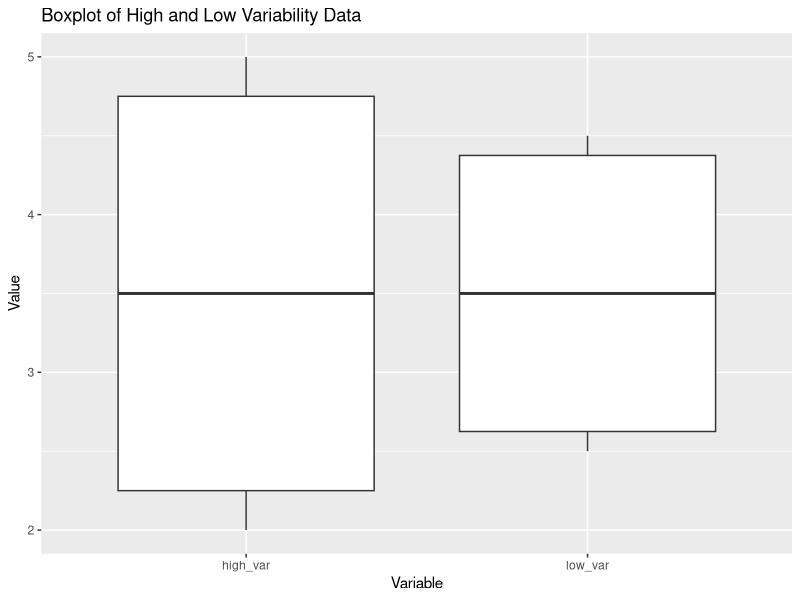
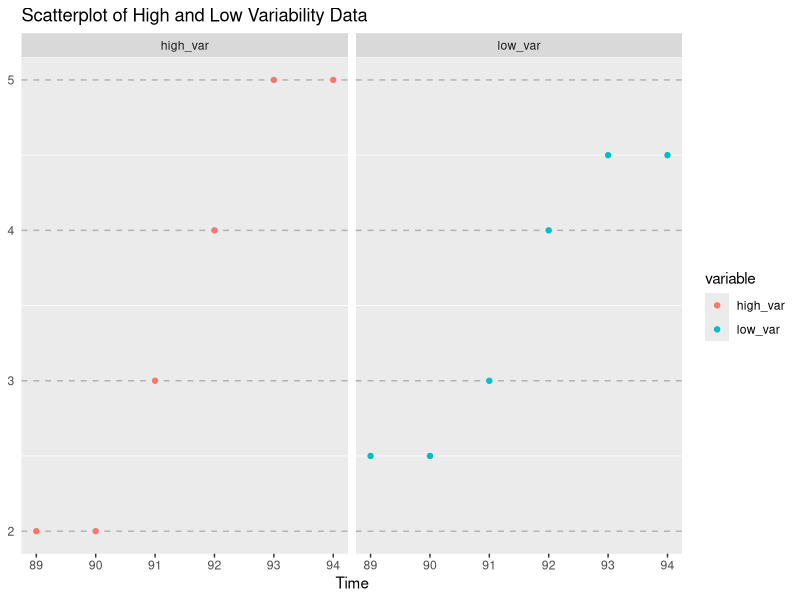
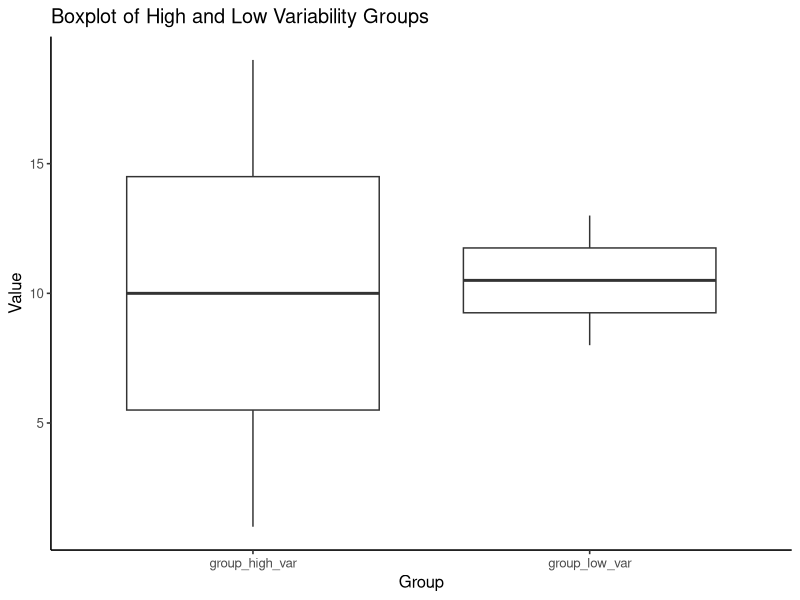
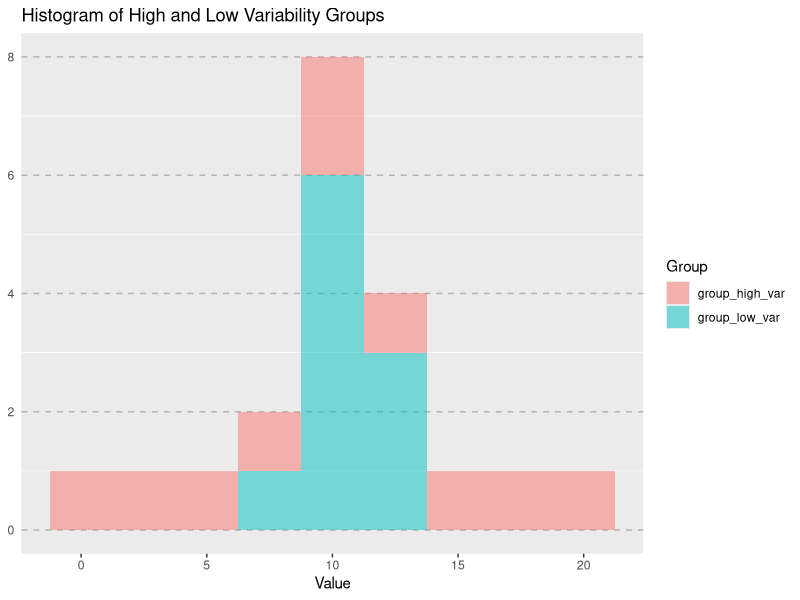
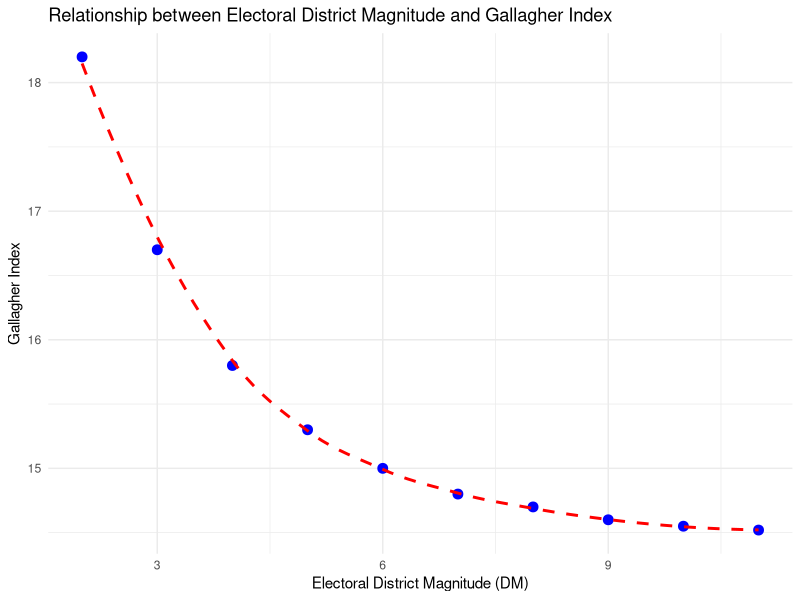
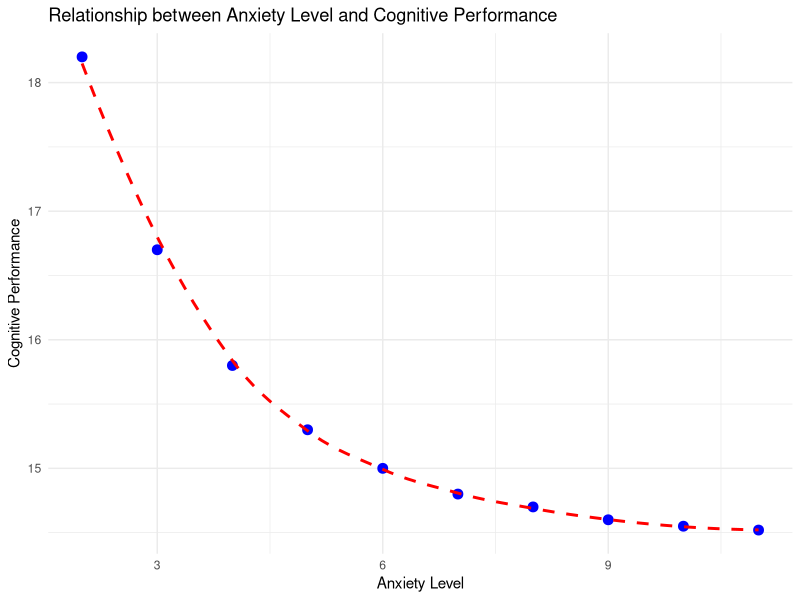
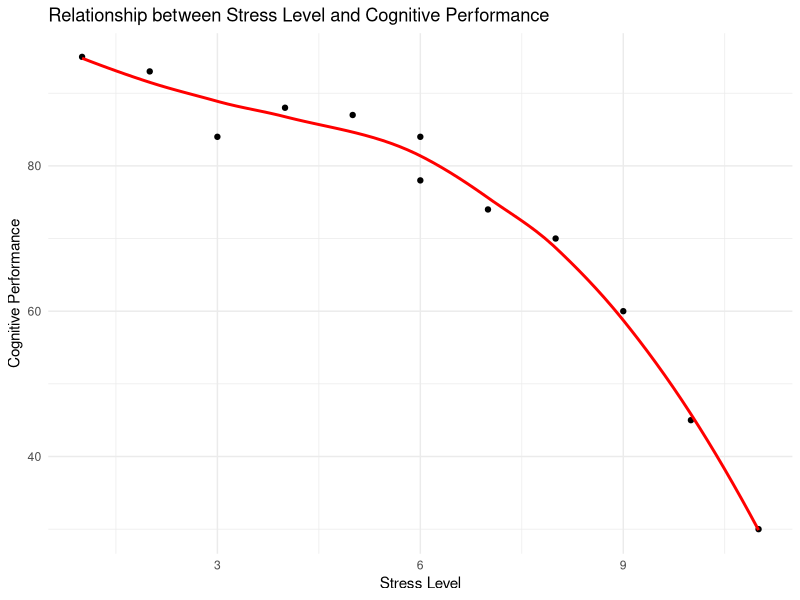
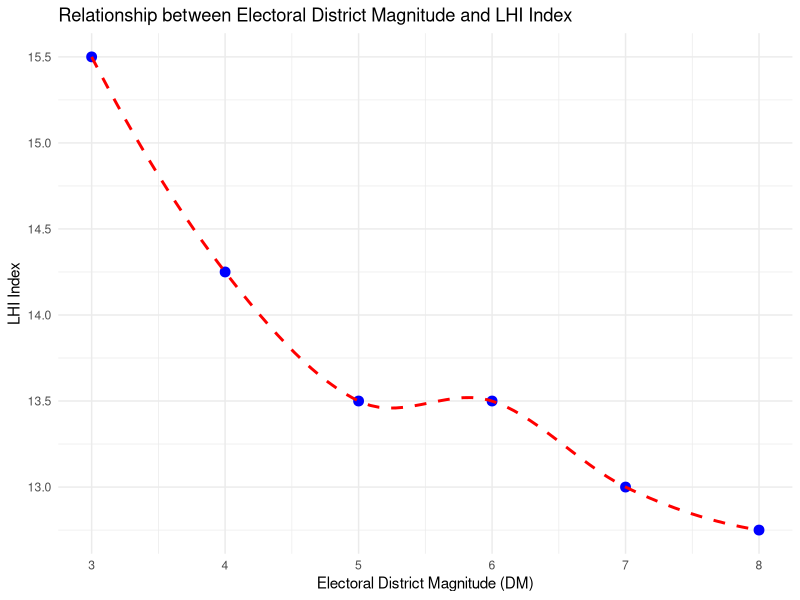

Write R code to recreate these figures, in order.
## ---- chunk 1
knitr::opts_chunk$set(echo = TRUE, warning = FALSE, message = FALSE)
library(tidyverse)
library(ggpubr)
## ---- chunk 2
high_var <- c(2, 2, 3, 4, 5, 5)
low_var <- c(2.5, 2.5, 3, 4, 4.5, 4.5)

sd_high_var <- sd(high_var)
sd_low_var <- sd(low_var)

cat("Standard Deviation (High Variability):", round(sd_high_var, 2), "\n")
cat("Standard Deviation (Low Variability):", round(sd_low_var, 2), "\n")

cat("Variance (High Variability):", round(var(high_var), 2), "\n")
cat("Variance (Low Variability):", round(var(low_var), 2), "\n")
## ---- chunk 3
data_sd <- data.frame(time = c(89:94), high_var = high_var, low_var = low_var)

data_long_sd <- data_sd %>%
  pivot_longer(cols = c(high_var, low_var),
               names_to = "variable",
               values_to = "value")

ggplot(data = data_long_sd, aes(x = variable, y = value)) + 
  geom_boxplot() +
  labs(title = "Boxplot of High and Low Variability Data",
       x = "Variable", y = "Value")

ggplot(data = data_long_sd, aes(x = time, y = value, color = variable)) + 
  geom_point() + 
  facet_wrap(vars(variable)) + 
  theme_cleveland() +
  labs(title = "Scatterplot of High and Low Variability Data",
       x = "Time", y = "Value")
## ---- chunk 4
group_high_var <- c(85, 90, 95, 100, 105, 110, 115, 120, 125, 130)
group_low_var <- c(96, 97, 98, 99, 100, 101, 102, 103, 104, 105)

sd_high_var <- sd(group_high_var)
sd_low_var <- sd(group_low_var)

cat("Standard Deviation (High Variability):", round(sd_high_var, 2), "\n")
cat("Standard Deviation (Low Variability):", round(sd_low_var, 2), "\n")
## ---- chunk 5
group_high_var <- c(1, 3, 5, 7, 9, 11, 13, 15, 17, 19)
group_low_var <- c(8, 9, 9, 10, 10, 11, 11, 12, 12, 13)

sd_high_var <- sd(group_high_var)
sd_low_var <- sd(group_low_var)

cat("Standard Deviation (High Variability):", round(sd_high_var, 2), "\n")
cat("Standard Deviation (Low Variability):", round(sd_low_var, 2), "\n")
## ---- chunk 6
cat("High Variability Group:\n")
cat("25th percentile:", quantile(group_high_var, 0.25), "\n")
cat("Median:", median(group_high_var), "\n")
cat("75th percentile:", quantile(group_high_var, 0.75), "\n")

cat("\nLow Variability Group:\n")
cat("25th percentile:", quantile(group_low_var, 0.25), "\n")
cat("Median:", median(group_low_var), "\n")
cat("75th percentile:", quantile(group_low_var, 0.75), "\n")
## ---- chunk 7
data_sd_dm <- data.frame(
  group_high_var = group_high_var,
  group_low_var = group_low_var
)

data_long_dm_sd <- data_sd_dm %>%
  pivot_longer(cols = everything(),
               names_to = "variable",
               values_to = "value")

ggplot(data = data_long_dm_sd) + 
  geom_boxplot(aes(y = value, x = variable)) + 
  theme_classic2() +
  labs(title = "Boxplot of High and Low Variability Groups",
       x = "Group", y = "Value")

ggplot(data = data_long_dm_sd, aes(x = value, fill = factor(variable))) + 
  geom_histogram(alpha = 0.5, binwidth = 2.5) + 
  theme_cleveland() + 
  labs(title = "Histogram of High and Low Variability Groups",
       x = "Value", y = "Count", fill = "Group")
## ---- chunk 8
iqgroup_A = c(100, 120, 80, 140, 70, 100, 90, 150)
iqgroup_B = c(85, 90, 95, 100, 105, 110, 115, 120)

cat("Variance of Group A:", round(var(iqgroup_A), 2), "\n")
cat("Variance of Group B:", round(var(iqgroup_B), 2), "\n")

cat("Standard Deviation of Group A:", round(sd(iqgroup_A), 2), "\n")
cat("Standard Deviation of Group B:", round(sd(iqgroup_B), 2), "\n")
## ---- chunk 9
DM <- c(2, 3, 4, 5, 6, 7, 8, 9, 10, 11)
Gallagher <- c(18.2, 16.7, 15.8, 15.3, 15.0, 14.8, 14.7, 14.6, 14.55, 14.52)

cat("Covariance:", round(cov(DM, Gallagher), 2), "\n")
cat("Pearson Correlation:", round(cor(DM, Gallagher, method = "pearson"), 2), "\n")
cat("Spearman Correlation:", round(cor(DM, Gallagher, method = "spearman"), 2), "\n")

data <- data.frame(DM = DM, Gallagher = Gallagher)

ggplot(data, aes(x = DM, y = Gallagher)) +
  geom_point(size = 3, color = "blue") +
  geom_smooth(method = "loess", se = FALSE, color = "red", linetype = "dashed") +
  labs(x = "Electoral District Magnitude (DM)", y = "Gallagher Index",
       title = "Relationship between Electoral District Magnitude and Gallagher Index") +
  theme_minimal()
## ---- chunk 10
AL <- c(2, 3, 4, 5, 6, 7, 8, 9, 10, 11)
CP <- c(18.2, 16.7, 15.8, 15.3, 15.0, 14.8, 14.7, 14.6, 14.55, 14.52)

cat("Mean Cognitive Performance:", round(mean(CP), 2), "\n")
cat("Variance of Cognitive Performance:", round(var(CP), 2), "\n")
cat("Standard Deviation of Cognitive Performance:", round(sd(CP), 2), "\n")

cat("Covariance:", round(cov(AL, CP), 2), "\n")
cat("Pearson Correlation:", round(cor(AL, CP, method = "pearson"), 2), "\n")
cat("Spearman Correlation:", round(cor(AL, CP, method = "spearman"), 2), "\n")

data_alcp <- data.frame(AL = AL, CP = CP)

ggplot(data_alcp, aes(x = AL, y = CP)) +
  geom_point(size = 3, color = "blue") +
  geom_smooth(method = "loess", se = FALSE, color = "red", linetype = "dashed") +
  labs(x = "Anxiety Level", y = "Cognitive Performance",
       title = "Relationship between Anxiety Level and Cognitive Performance") +
  theme_minimal()

model_alcp <- lm(CP ~ AL, data = data_alcp)
summary(model_alcp)

lin_log_model_alcp <- lm(CP ~ log(AL), data = data_alcp)
summary(lin_log_model_alcp)
## ---- chunk 11
data <- data.frame(
  stress_level = c(1, 2, 3, 4, 5, 6, 6, 7, 8, 9, 10, 11),
  cognitive_performance = c(95, 93, 84, 88, 87, 84, 78, 74, 70, 60, 45, 30)
)

ggplot(data, aes(x = stress_level, y = cognitive_performance)) +
  geom_point() +
  geom_smooth(method = "loess", se = FALSE, color = "red") +
  labs(x = "Stress Level", y = "Cognitive Performance",
       title = "Relationship between Stress Level and Cognitive Performance") +
  theme_minimal()

cat("Pearson Correlation:", round(cor(data$stress_level, data$cognitive_performance, method = "pearson"), 2), "\n")
cat("Spearman Correlation:", round(cor(data$stress_level, data$cognitive_performance, method = "spearman"), 2), "\n")
cat("Kendall's Tau:", round(cor(data$stress_level, data$cognitive_performance, method = "kendall"), 2), "\n")
## ---- chunk 12
DM <- c(3, 4, 5, 6, 7, 8)
LHI <- c(15.5, 14.25, 13.5, 13.5, 13, 12.75)


cat("Covariance:", round(cov(DM, LHI), 2), "\n")
cat("Pearson Correlation:", round(cor(DM, LHI, method = "pearson"), 2), "\n")
cat("Spearman Correlation:", round(cor(DM, LHI, method = "spearman"), 2), "\n")

data <- data.frame(DM = DM, LHI = LHI)

ggplot(data, aes(x = DM, y = LHI)) +
  geom_point(size = 3, color = "blue") +
  geom_smooth(method = "loess", se = FALSE, color = "red", linetype = "dashed") +
  labs(x = "Electoral District Magnitude (DM)", y = "LHI Index",
       title = "Relationship between Electoral District Magnitude and LHI Index") +
  theme_minimal()

ols1 <- lm(LHI ~ DM, data = data)
summary(ols1)
## ---- chunk 13
# Compute P(45 < X < 55) for X ~ Binomial(100, 0.5)
prob <- sum(dbinom(46:54, 100, 0.5))
cat("P(45 < X < 55) for X ~ Binomial(100, 0.5):", round(prob, 4), "\n")

# Compute P(X >= 8) for X ~ Binomial(10, 0.5)
prob <- sum(dbinom(8:10, 10, 0.5))
cat("P(X >= 8) for X ~ Binomial(10, 0.5):", round(prob, 4), "\n")
## ---- chunk 14
x1 <- c(1, 2, 3, 4, 5)
y1 <- c(2, 4, 5, 7, 8)

data <- data.frame(x1, y1)

model.1 <- lm(y1 ~ x1)
summary(model.1)
## ---- chunk 15
DM <- c(4,10,3,8,7,4,6,2,7,14)
LHI <- c(12,8,15,10,6,13,11,16,9,5)

DM <- c(4,10,3,8,7,4)
LHI <- c(12,8,15,10,6,13)

cat("Variance of DM:", round(var(DM), 2), "\n")
cat("Variance of LHI:", round(var(LHI), 2), "\n")
cat("Standard Deviation of DM:", round(sd(DM), 2), "\n")
cat("Standard Deviation of LHI:", round(sd(LHI), 2), "\n")

cat("Covariance:", round(cov(DM, LHI), 2), "\n")
cat("Pearson Correlation:", round(cor(DM, LHI, method = "pearson"), 2), "\n")
cat("Spearman Correlation:", round(cor(DM, LHI, method = "spearman"), 2), "\n")

data <- data.frame(DM = DM, LHI = LHI)

ggplot(data, aes(x = DM, y = LHI)) +
  geom_point(size = 3, color = "blue") +
  geom_smooth(method = "lm", se = FALSE, color = "red", linetype = "dashed") +
  labs(x = "District Magnitude (DM)", y = "LH Index",
       title = "Relationship between District Magnitude and LH Index") +
  theme_minimal()

model_lh <- lm(LHI ~ DM, data = data)
summary(model_lh)
## ---- chunk 16
DM <- c(5,11,4,8,7,4,6,3,7,15)
GHI <- c(12,7,15,10,6,13,11,18,9,2)

cat("Variance of DM:", round(var(DM), 2), "\n")
cat("Variance of GHI:", round(var(GHI), 2), "\n")
cat("Standard Deviation of DM:", round(sd(DM), 2), "\n")
cat("Standard Deviation of GHI:", round(sd(GHI), 2), "\n")

cat("Covariance:", round(cov(DM, GHI), 2), "\n")
cat("Pearson Correlation:", round(cor(DM, GHI, method = "pearson"), 2), "\n")
cat("Spearman Correlation:", round(cor(DM, GHI, method = "spearman"), 2), "\n")

data <- data.frame(DM = DM, GHI = GHI)

ggplot(data, aes(x = DM, y = GHI)) +
  geom_point(size = 3, color = "blue") +
  geom_smooth(method = "loess", se = FALSE, color = "red", linetype = "dashed") +
  labs(x = "District Magnitude (DM)", y = "Gallagher Index",
       title = "Relationship between District Magnitude and Gallagher Index") +
  theme_minimal()

model_gh <- lm(GHI ~ DM, data = data)
summary(model_gh)
## ---- chunk 17
group_high_var <- c(1, 3, 5, 7, 9, 11, 13, 15, 17, 19)
group_low_var <- c(8, 9, 9, 10, 10, 11, 11, 12, 12, 13)

sd_high_var <- sd(group_high_var)
sd_low_var <- sd(group_low_var)

cat("Standard Deviation (High Variability):", round(sd_high_var, 2), "\n")
cat("Standard Deviation (Low Variability):", round(sd_low_var, 2), "\n")
## ---- chunk 18
DM <- c(2, 3, 4, 5, 6, 7, 8, 9, 10, 11)
Gallagher <- c(18.2, 16.7, 15.8, 15.3, 15.0, 14.8, 14.7, 14.6, 14.55, 14.52)

cat("Variance of DM:", round(var(DM), 2), "\n")
cat("Variance of Gallagher:", round(var(Gallagher), 2), "\n")
cat("Standard Deviation of DM:", round(sd(DM), 2), "\n")
cat("Standard Deviation of Gallagher:", round(sd(Gallagher), 2), "\n")

cat("Covariance:", round(cov(DM, Gallagher), 2), "\n")
cat("Spearman Correlation:", round(cor(DM, Gallagher, method = "spearman"), 2), "\n")

data_disp <- data.frame(DM, Gallagher)

ggplot(data_disp, aes(x = DM, y = Gallagher)) +
  geom_point(size = 3, color = "blue") +
  geom_smooth(method = "loess", se = FALSE, color = "red", linetype = "dashed") +
  labs(x = "Electoral District Magnitude (DM)", y = "Gallagher Index",
       title = "Relationship between Electoral District Magnitude and Gallagher Index") +
  theme_minimal() +
  theme(
    plot.title = element_text(hjust = 0.5, size = 14, face = "bold"),
    axis.title = element_text(size = 12),
    axis.text = element_text(size = 10)
  )

# Linear model
model_disp <- lm(Gallagher ~ DM, data = data_disp)
summary(model_disp)

# Log-linear model
lin_log_model_disp <- lm(Gallagher ~ log(DM), data = data_disp)
summary(lin_log_model_disp)
## ---- chunk 19
data_alcp <- data.frame(
  stress_level = c(1, 2, 3, 4, 5, 6, 6, 7, 8, 9, 10, 11),
  cognitive_performance = c(95, 93, 84, 88, 87, 84, 78, 74, 70, 60, 45, 30)
)

ggplot(data_alcp, aes(x = stress_level, y = cognitive_performance)) +
  geom_point() +
  geom_smooth(method = "loess", se = FALSE, color = "red") +
  labs(x = "Stress Level", y = "Cognitive Performance",
       title = "Relationship between Stress Level and Cognitive Performance") +
  theme_minimal()

cat("Pearson Correlation:", round(cor(data_alcp$stress_level, data_alcp$cognitive_performance, method = "pearson"), 2), "\n")
cat("Spearman Correlation:", round(cor(data_alcp$stress_level, data_alcp$cognitive_performance, method = "spearman"), 2), "\n")
cat("Kendall's Tau:", round(cor(data_alcp$stress_level, data_alcp$cognitive_performance, method = "kendall"), 2), "\n")

model_alcp <- lm(stress_level ~ cognitive_performance, data = data_alcp)
summary(model_alcp)
## ---- chunk 20
group_high_var <- c(1, 3, 5, 7, 9, 11, 13, 15, 17, 19)
group_low_var <- c(8, 9, 9, 10, 10, 11, 11, 12, 12, 13)

sd_high_var <- sd(group_high_var)
sd_low_var <- sd(group_low_var)

cat("Standard Deviation (High Variability):", round(sd_high_var, 2), "\n")
cat("Standard Deviation (Low Variability):", round(sd_low_var, 2), "\n")

data_sd_dm <- data.frame(
  group_high_var = group_high_var,
  group_low_var = group_low_var
)

data_long_dm_sd <- data_sd_dm %>%
  pivot_longer(cols = everything(),
               names_to = "variable",
               values_to = "value")

ggplot(data = data_long_dm_sd) + 
  geom_boxplot(aes(y = value, x = variable)) + 
  theme_classic2() +
  labs(title = "Box Plot of High and Low Variability Groups",
       x = "Group", y = "Value")

ggplot(data = data_long_dm_sd, aes(x = value, fill = factor(variable))) + 
  geom_histogram(alpha = 0.5, binwidth = 2) + 
  theme_cleveland() + 
  labs(title = "Histogram of High and Low Variability Groups",
       x = "Value", y = "Count", fill = "Group")

ggplot(data = data_long_dm_sd, aes(x = value)) + 
  geom_histogram(alpha = 0.5, binwidth = 2.5) + 
  facet_grid(. ~ variable) + 
  theme_cleveland() +
  labs(title = "Faceted Histogram of High and Low Variability Groups",
       x = "Value", y = "Count")
## ---- chunk 21
library(dplyr)

# Generate synthetic data
set.seed(123)  # For reproducibility

data <- data.frame(
  age = rnorm(1000, mean = 45, sd = 15),
  income = rnorm(1000, mean = 50000, sd = 20000),
  education = sample(c("High School", "Bachelor's", "Master's", "PhD"), 1000, replace = TRUE),
  voted = sample(c(0, 1), 1000, replace = TRUE, prob = c(0.4, 0.6))
)

# Explore the data
summary(data)
table(data$education, data$voted)

# Prepare the data for logistic regression
data$education <- as.factor(data$education)  # Convert education to a factor variable

# Fit the logistic regression model
model <- glm(voted ~ age + income + education, data = data, family = binomial(link = "logit"))

# Interpret the model results
summary(model)

# Make predictions using the model
new_voter <- data.frame(age = 30, income = 60000, education = "Bachelor's")
predict(model, new_voter, type = "response")
